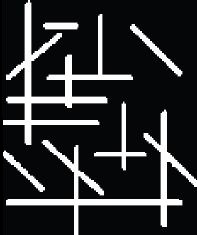
#> input picture Morfologia/img/imagen_line.jpeg, 197 x 235 px
$ python funtions.py
#> lines starting #> are read from the running program, lines starting #| are printed output that depends on the picture
# -*- coding: utf-8 -*-
"""
Created on Thu May 19 10:45:58 2022

@author: Mario Salazar
"""

import cv2 as opencv
import numpy as numpy
import os as os
import matplotlib.pyplot as plt

file = "../img/imagen_line.jpeg"


def ReadImage(file):
#> called with file = '../img/imagen_line.jpeg'
    return opencv.imread(file)
#> returned value is the input picture: shape (235, 197, 3); mean B, G, R 49.5, 47.8, 46.9


def ShowImageOriginal(file):
    if os.path.isfile(file):
        image = ReadImage(file)
        return opencv.imshow("Original Image", image)
    else:
        print("Error!")


def ShowImageMorphology(method, title):
    return opencv.imshow(title, method)


def Kernel(rows, columns):
    return numpy.ones((rows, columns), numpy.uint8)


def Erode(file, kernelx, kernely):
#> called with file = '../img/imagen_line.jpeg', kernelx = 2, kernely = 2
    return opencv.erode(ReadImage(file), Kernel(kernelx, kernely), iterations=1)
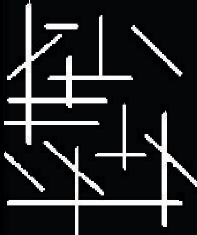
#> returned value: shape (235, 197, 3); mean of channels 0, 1, 2 40.5, 38.6, 37.8; drawn as B, G, R


def Canny(file, t_lower, t_upper):
#> called with file = '../img/imagen_line.jpeg', t_lower = 100, t_upper = 200
    return opencv.Canny(ReadImage(file), t_lower, t_upper)
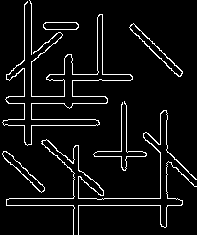
#> returned value: shape (235, 197); 6.2% white in thin lines or dots


def CannyApertureSize(file, t_lower, t_upper):
#> called with file = '../img/imagen_line.jpeg', t_lower = 100, t_upper = 200
    return opencv.Canny(ReadImage(file), t_lower, t_upper, apertureSize=5)
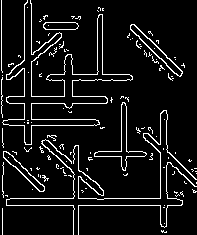
#> returned value: shape (235, 197); 8% white in thin lines or dots


def CannyL2Gradient(file, t_lower, t_upper):
#> called with file = '../img/imagen_line.jpeg', t_lower = 100, t_upper = 200
    return opencv.Canny(ReadImage(file), t_lower, t_upper, L2gradient=True)
#> returned value: shape (235, 197); 6.2% white in thin lines or dots


def CannyL2GradientApertureSize(file, t_lower, t_upper):
    return opencv.Canny(ReadImage(file), t_lower, t_upper, apertureSize=5, L2gradient=True)


def ShowImagesPlot(matrix_images, matrix_titles):
    for i in range(len(matrix_images)):
        plt.subplot(int(len(matrix_images) / 2 + 1), 2, i + 1)
        plt.imshow(opencv.cvtColor(matrix_images[i], opencv.COLOR_BGR2RGB), vmin=0, vmax=255)
        plt.title(matrix_titles[i])
        plt.xticks([]), plt.yticks([])
#> this loop made 6 passes


def ShowMatriz(matrix):
    resp = ""
    for rows in range(len(matrix)):
        for column in range(len(matrix[0])):
            resp = resp + str(matrix[rows][column]) + "\t"
        resp = resp + "\n"
    return resp


image = ReadImage(file)
erode = Erode(file, 2, 2)
canny = Canny(file, 100, 200)
canny_az = CannyApertureSize(file, 100, 200)
canny_l2gradient = CannyL2Gradient(file, 100, 200)
canny_l2gradient_az = CannyL2Gradient(file, 100, 200)

mi = [image, erode, canny, canny_az, canny_l2gradient, canny_l2gradient_az]
titles = ['Original', 'Erode', 'Canny', 'canny_az', 'canny_l2gradient', 'canny_l2gradient_az']

# [6 lines of commented-out code are left out]
ShowImagesPlot(mi, titles)

print(len(mi))
#| 6
plt.show()
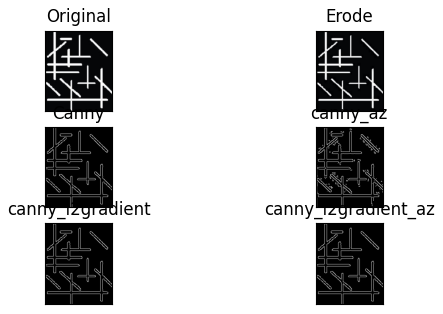
#> figure drawn by matplotlib, 6 panels
opencv.waitKey(0)
opencv.destroyAllWindows()
